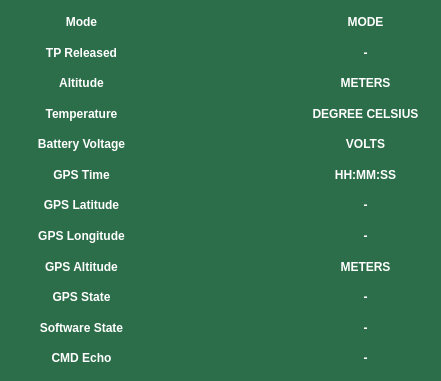
      <widget class="QWidget" name="TelemetryContainer" native="true">
       <property name="geometry">
        <rect>
         <x>20</x>
         <y>267</y>
         <width>441</width>
         <height>381</height>
        </rect>
       </property>
       <property name="styleSheet">
        <string notr="true">image: null;
background-color: rgb(44, 110, 73);
color: rgb(255, 255, 255);</string>
       </property>
       <widget class="QWidget" name="layoutWidget">
        <property name="geometry">
         <rect>
          <x>11</x>
          <y>10</y>
          <width>141</width>
          <height>361</height>
         </rect>
        </property>
        <layout class="QVBoxLayout" name="verticalLayout">
         <item>
          <widget class="QLabel" name="Mode">
           <property name="text">
            <string>&lt;html&gt;&lt;head/&gt;&lt;body&gt;&lt;p&gt;&lt;span style=&quot; font-weight:700;&quot;&gt;Mode&lt;/span&gt;&lt;/p&gt;&lt;/body&gt;&lt;/html&gt;</string>
           </property>
           <property name="alignment">
            <set>Qt::AlignCenter</set>
           </property>
          </widget>
         </item>
         <item>
          <widget class="QLabel" name="sp1Released">
           <property name="text">
            <string>&lt;html&gt;&lt;head/&gt;&lt;body&gt;&lt;p&gt;&lt;span style=&quot; font-weight:700;&quot;&gt;TP Released&lt;/span&gt;&lt;/p&gt;&lt;/body&gt;&lt;/html&gt;</string>
           </property>
           <property name="alignment">
            <set>Qt::AlignCenter</set>
           </property>
          </widget>
         </item>
         <item>
          <widget class="QLabel" name="Altitude">
           <property name="text">
            <string>&lt;html&gt;&lt;head/&gt;&lt;body&gt;&lt;p&gt;&lt;span style=&quot; font-weight:700;&quot;&gt;Altitude&lt;/span&gt;&lt;/p&gt;&lt;/body&gt;&lt;/html&gt;</string>
           </property>
           <property name="alignment">
            <set>Qt::AlignCenter</set>
           </property>
          </widget>
         </item>
         <item>
          <widget class="QLabel" name="Temperature">
           <property name="text">
            <string>&lt;html&gt;&lt;head/&gt;&lt;body&gt;&lt;p&gt;&lt;span style=&quot; font-weight:700;&quot;&gt;Temperature&lt;/span&gt;&lt;/p&gt;&lt;/body&gt;&lt;/html&gt;</string>
           </property>
           <property name="alignment">
            <set>Qt::AlignCenter</set>
           </property>
          </widget>
         </item>
         <item>
          <widget class="QLabel" name="BatteryVoltage">
           <property name="text">
            <string>&lt;html&gt;&lt;head/&gt;&lt;body&gt;&lt;p&gt;&lt;span style=&quot; font-weight:700;&quot;&gt;Battery Voltage&lt;/span&gt;&lt;/p&gt;&lt;/body&gt;&lt;/html&gt;</string>
           </property>
           <property name="alignment">
            <set>Qt::AlignCenter</set>
           </property>
          </widget>
         </item>
         <item>
          <widget class="QLabel" name="gpsTime">
           <property name="text">
            <string>&lt;html&gt;&lt;head/&gt;&lt;body&gt;&lt;p&gt;&lt;span style=&quot; font-weight:700;&quot;&gt;GPS Time&lt;/span&gt;&lt;/p&gt;&lt;/body&gt;&lt;/html&gt;</string>
           </property>
           <property name="alignment">
            <set>Qt::AlignCenter</set>
           </property>
          </widget>
         </item>
         <item>
          <widget class="QLabel" name="gpsLatitude">
           <property name="text">
            <string>&lt;html&gt;&lt;head/&gt;&lt;body&gt;&lt;p&gt;&lt;span style=&quot; font-weight:700;&quot;&gt;GPS Latitude&lt;/span&gt;&lt;/p&gt;&lt;/body&gt;&lt;/html&gt;</string>
           </property>
           <property name="alignment">
            <set>Qt::AlignCenter</set>
           </property>
          </widget>
         </item>
         <item>
          <widget class="QLabel" name="gpsLongitude">
           <property name="text">
            <string>&lt;html&gt;&lt;head/&gt;&lt;body&gt;&lt;p&gt;&lt;span style=&quot; font-weight:700;&quot;&gt;GPS Longitude&lt;/span&gt;&lt;/p&gt;&lt;/body&gt;&lt;/html&gt;</string>
           </property>
           <property name="alignment">
            <set>Qt::AlignCenter</set>
           </property>
          </widget>
         </item>
         <item>
          <widget class="QLabel" name="gpsAltitude">
           <property name="text">
            <string>&lt;html&gt;&lt;head/&gt;&lt;body&gt;&lt;p&gt;&lt;span style=&quot; font-weight:700;&quot;&gt;GPS Altitude&lt;/span&gt;&lt;/p&gt;&lt;/body&gt;&lt;/html&gt;</string>
           </property>
           <property name="alignment">
            <set>Qt::AlignCenter</set>
           </property>
          </widget>
         </item>
         <item>
          <widget class="QLabel" name="gpsState">
           <property name="text">
            <string>&lt;html&gt;&lt;head/&gt;&lt;body&gt;&lt;p&gt;&lt;span style=&quot; font-weight:700;&quot;&gt;GPS State&lt;/span&gt;&lt;/p&gt;&lt;/body&gt;&lt;/html&gt;</string>
           </property>
           <property name="alignment">
            <set>Qt::AlignCenter</set>
           </property>
          </widget>
         </item>
         <item>
          <widget class="QLabel" name="softwareState">
           <property name="text">
            <string>&lt;html&gt;&lt;head/&gt;&lt;body&gt;&lt;p&gt;&lt;span style=&quot; font-weight:700;&quot;&gt;Software State&lt;/span&gt;&lt;/p&gt;&lt;/body&gt;&lt;/html&gt;</string>
           </property>
           <property name="alignment">
            <set>Qt::AlignCenter</set>
           </property>
          </widget>
         </item>
         <item>
          <widget class="QLabel" name="cmdEcho">
           <property name="text">
            <string>&lt;html&gt;&lt;head/&gt;&lt;body&gt;&lt;p&gt;&lt;span style=&quot; font-weight:700;&quot;&gt;CMD Echo&lt;/span&gt;&lt;/p&gt;&lt;/body&gt;&lt;/html&gt;</string>
           </property>
           <property name="alignment">
            <set>Qt::AlignCenter</set>
           </property>
          </widget>
         </item>
        </layout>
       </widget>
       <widget class="QWidget" name="layoutWidget_2">
        <property name="geometry">
         <rect>
          <x>155</x>
          <y>10</y>
          <width>141</width>
          <height>361</height>
         </rect>
        </property>
        <layout class="QVBoxLayout" name="verticalLayout_2">
         <item>
          <widget class="QLabel" name="modeval">
           <property name="text">
            <string/>
           </property>
           <property name="alignment">
            <set>Qt::AlignCenter</set>
           </property>
          </widget>
         </item>
         <item>
          <widget class="QLabel" name="spReleasedval">
           <property name="text">
            <string/>
           </property>
           <property name="alignment">
            <set>Qt::AlignCenter</set>
           </property>
          </widget>
         </item>
         <item>
          <widget class="QLabel" name="AltitudeVal">
           <property name="text">
            <string/>
           </property>
           <property name="alignment">
            <set>Qt::AlignCenter</set>
           </property>
          </widget>
         </item>
         <item>
          <widget class="QLabel" name="TempVal">
           <property name="text">
            <string/>
           </property>
           <property name="alignment">
            <set>Qt::AlignCenter</set>
           </property>
          </widget>
         </item>
         <item>
          <widget class="QLabel" name="BatteryVoltageVal">
           <property name="text">
            <string/>
           </property>
           <property name="alignment">
            <set>Qt::AlignCenter</set>
           </property>
          </widget>
         </item>
         <item>
          <widget class="QLabel" name="gpsTimeval">
           <property name="text">
            <string/>
           </property>
           <property name="alignment">
            <set>Qt::AlignCenter</set>
           </property>
          </widget>
         </item>
         <item>
          <widget class="QLabel" name="gpsLatitudeval">
           <property name="text">
            <string/>
           </property>
           <property name="alignment">
            <set>Qt::AlignCenter</set>
           </property>
          </widget>
         </item>
         <item>
          <widget class="QLabel" name="gpsLongitudeval">
           <property name="text">
            <string/>
           </property>
           <property name="alignment">
            <set>Qt::AlignCenter</set>
           </property>
          </widget>
         </item>
         <item>
          <widget class="QLabel" name="gpsAltitudeval">
           <property name="text">
            <string/>
           </property>
           <property name="alignment">
            <set>Qt::AlignCenter</set>
           </property>
          </widget>
         </item>
         <item>
          <widget class="QLabel" name="gpsStateval">
           <property name="text">
            <string/>
           </property>
           <property name="alignment">
            <set>Qt::AlignCenter</set>
           </property>
          </widget>
         </item>
         <item>
          <widget class="QLabel" name="softwareStateval">
           <property name="text">
            <string/>
           </property>
           <property name="alignment">
            <set>Qt::AlignCenter</set>
           </property>
          </widget>
         </item>
         <item>
          <widget class="QLabel" name="cmdEchoval">
           <property name="text">
            <string/>
           </property>
           <property name="alignment">
            <set>Qt::AlignCenter</set>
           </property>
          </widget>
         </item>
        </layout>
       </widget>
       <widget class="QWidget" name="layoutWidget_3">
        <property name="geometry">
         <rect>
          <x>300</x>
          <y>10</y>
          <width>131</width>
          <height>361</height>
         </rect>
        </property>
        <layout class="QVBoxLayout" name="verticalLayout_3">
         <item>
          <widget class="QLabel" name="MODEUNIT">
           <property name="text">
            <string>&lt;html&gt;&lt;head/&gt;&lt;body&gt;&lt;p&gt;&lt;span style=&quot; font-weight:700;&quot;&gt;MODE&lt;/span&gt;&lt;/p&gt;&lt;/body&gt;&lt;/html&gt;</string>
           </property>
           <property name="alignment">
            <set>Qt::AlignCenter</set>
           </property>
          </widget>
         </item>
         <item>
          <widget class="QLabel" name="SP1RELEASEDUNIT">
           <property name="text">
            <string>&lt;html&gt;&lt;head/&gt;&lt;body&gt;&lt;p&gt;&lt;span style=&quot; font-weight:700;&quot;&gt;-&lt;/span&gt;&lt;/p&gt;&lt;/body&gt;&lt;/html&gt;</string>
           </property>
           <property name="alignment">
            <set>Qt::AlignCenter</set>
           </property>
          </widget>
         </item>
         <item>
          <widget class="QLabel" name="ALTITUDEUNIT">
           <property name="text">
            <string>&lt;html&gt;&lt;head/&gt;&lt;body&gt;&lt;p&gt;&lt;span style=&quot; font-weight:700;&quot;&gt;METERS&lt;/span&gt;&lt;/p&gt;&lt;/body&gt;&lt;/html&gt;</string>
           </property>
           <property name="alignment">
            <set>Qt::AlignCenter</set>
           </property>
          </widget>
         </item>
         <item>
          <widget class="QLabel" name="TEMPERATURUNIT">
           <property name="text">
            <string>&lt;html&gt;&lt;head/&gt;&lt;body&gt;&lt;p&gt;&lt;span style=&quot; font-weight:700;&quot;&gt;DEGREE CELSIUS&lt;/span&gt;&lt;/p&gt;&lt;/body&gt;&lt;/html&gt;</string>
           </property>
           <property name="alignment">
            <set>Qt::AlignCenter</set>
           </property>
          </widget>
         </item>
         <item>
          <widget class="QLabel" name="BATTERYVOLTAGEUNIT">
           <property name="text">
            <string>&lt;html&gt;&lt;head/&gt;&lt;body&gt;&lt;p&gt;&lt;span style=&quot; font-weight:700;&quot;&gt;VOLTS&lt;/span&gt;&lt;/p&gt;&lt;/body&gt;&lt;/html&gt;</string>
           </property>
           <property name="alignment">
            <set>Qt::AlignCenter</set>
           </property>
          </widget>
         </item>
         <item>
          <widget class="QLabel" name="GPSTIMEUNIT">
           <property name="text">
            <string>&lt;html&gt;&lt;head/&gt;&lt;body&gt;&lt;p&gt;&lt;span style=&quot; font-weight:700;&quot;&gt;HH:MM:SS&lt;/span&gt;&lt;/p&gt;&lt;/body&gt;&lt;/html&gt;</string>
           </property>
           <property name="alignment">
            <set>Qt::AlignCenter</set>
           </property>
          </widget>
         </item>
         <item>
          <widget class="QLabel" name="GPSLATITUDEUNIT">
           <property name="text">
            <string>&lt;html&gt;&lt;head/&gt;&lt;body&gt;&lt;p&gt;&lt;span style=&quot; font-weight:700;&quot;&gt;-&lt;/span&gt;&lt;/p&gt;&lt;/body&gt;&lt;/html&gt;</string>
           </property>
           <property name="alignment">
            <set>Qt::AlignCenter</set>
           </property>
          </widget>
         </item>
         <item>
          <widget class="QLabel" name="GPSLONGITUDEUNIT">
           <property name="text">
            <string>&lt;html&gt;&lt;head/&gt;&lt;body&gt;&lt;p&gt;&lt;span style=&quot; font-weight:700;&quot;&gt;-&lt;/span&gt;&lt;/p&gt;&lt;/body&gt;&lt;/html&gt;</string>
           </property>
           <property name="alignment">
            <set>Qt::AlignCenter</set>
           </property>
          </widget>
         </item>
         <item>
          <widget class="QLabel" name="GPSALTITUDEUNIT">
           <property name="text">
            <string>&lt;html&gt;&lt;head/&gt;&lt;body&gt;&lt;p&gt;&lt;span style=&quot; font-weight:700;&quot;&gt;METERS&lt;/span&gt;&lt;/p&gt;&lt;/body&gt;&lt;/html&gt;</string>
           </property>
           <property name="alignment">
            <set>Qt::AlignCenter</set>
           </property>
          </widget>
         </item>
         <item>
          <widget class="QLabel" name="GPSSTATEUNIT">
           <property name="text">
            <string>&lt;html&gt;&lt;head/&gt;&lt;body&gt;&lt;p&gt;&lt;span style=&quot; font-weight:700;&quot;&gt;-&lt;/span&gt;&lt;/p&gt;&lt;/body&gt;&lt;/html&gt;</string>
           </property>
           <property name="alignment">
            <set>Qt::AlignCenter</set>
           </property>
          </widget>
         </item>
         <item>
          <widget class="QLabel" name="SOFTWARESTATEUNIT">
           <property name="text">
            <string>&lt;html&gt;&lt;head/&gt;&lt;body&gt;&lt;p&gt;&lt;span style=&quot; font-weight:700;&quot;&gt;-&lt;/span&gt;&lt;/p&gt;&lt;/body&gt;&lt;/html&gt;</string>
           </property>
           <property name="alignment">
            <set>Qt::AlignCenter</set>
           </property>
          </widget>
         </item>
         <item>
          <widget class="QLabel" name="CMDECHOUNIT">
           <property name="text">
            <string>&lt;html&gt;&lt;head/&gt;&lt;body&gt;&lt;p&gt;&lt;span style=&quot; font-weight:700;&quot;&gt;-&lt;/span&gt;&lt;/p&gt;&lt;/body&gt;&lt;/html&gt;</string>
           </property>
           <property name="alignment">
            <set>Qt::AlignCenter</set>
           </property>
          </widget>
         </item>
        </layout>
       </widget>
      </widget>
